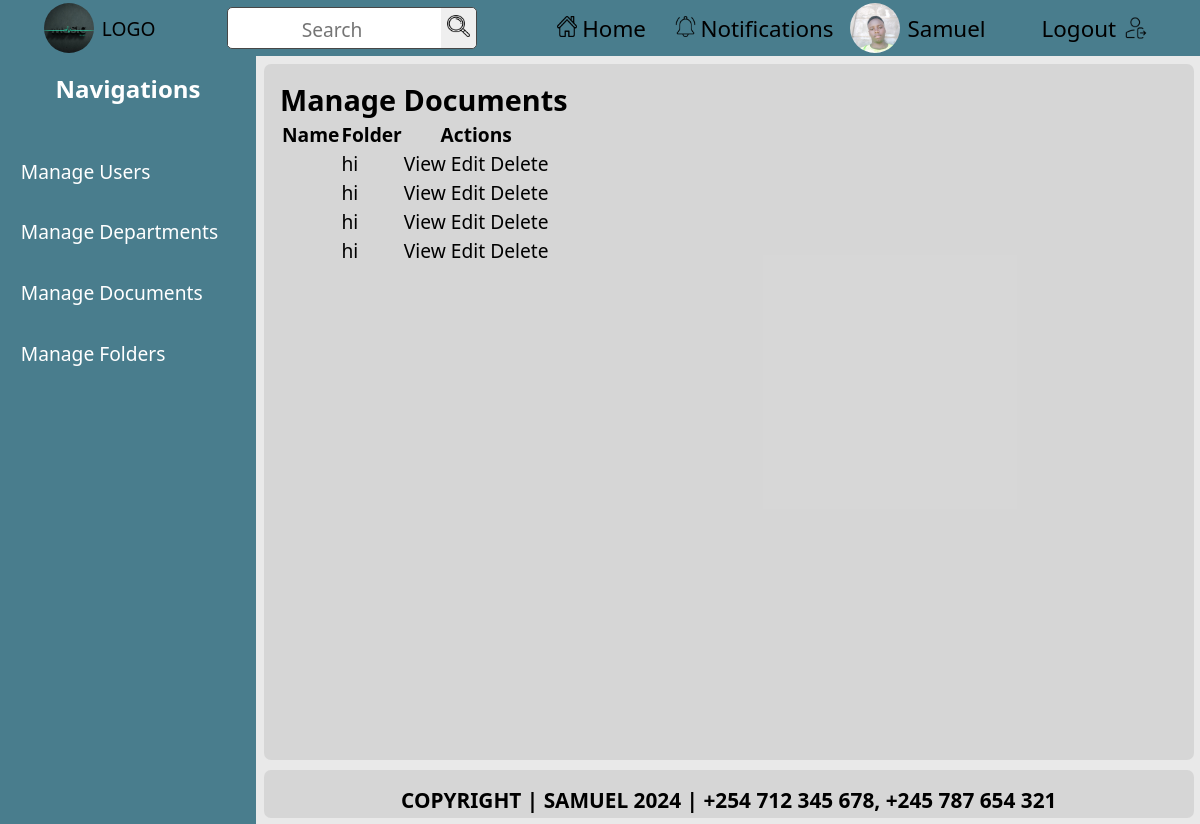
Before: /custom-admin/documents/ (signed in) with the older database file.
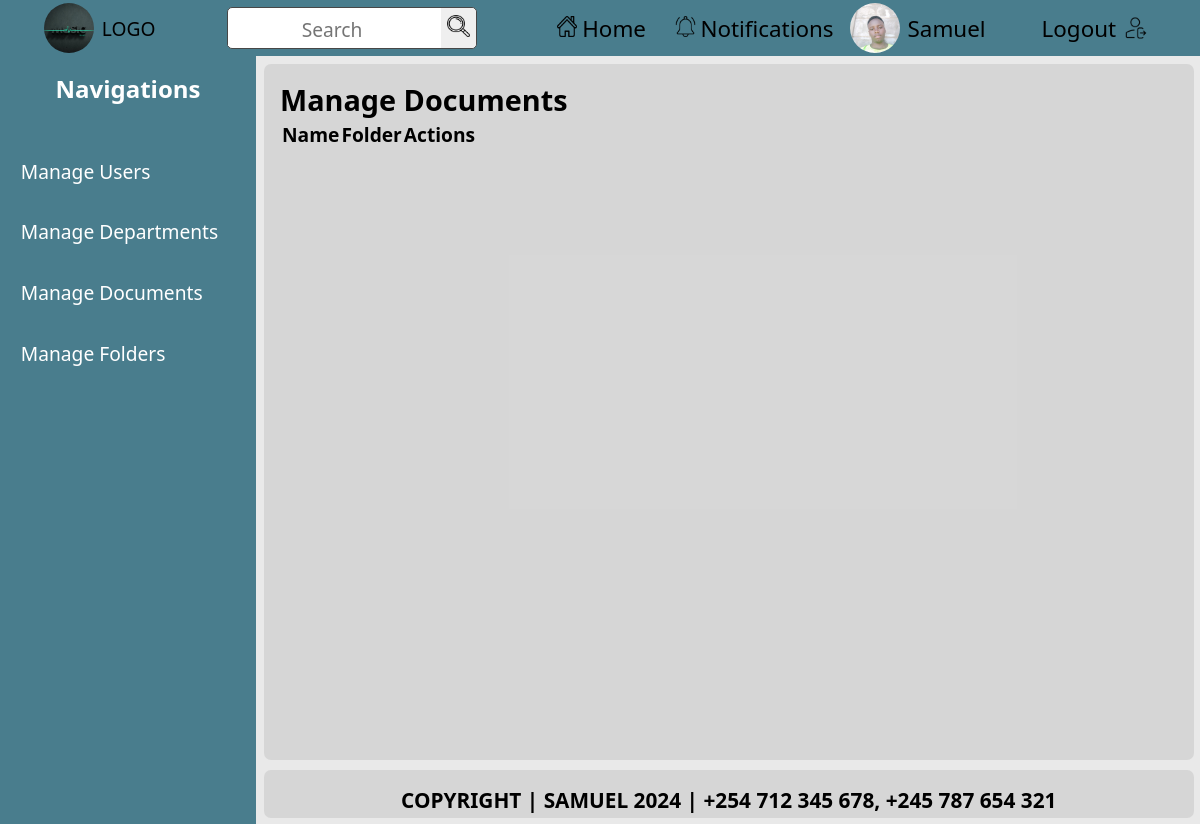
After: the same page with the newer database file.
### documents/models.py (models this page shows, shortened)
class Document(models.Model):
    file_name = models.CharField(max_length=255)
    file_content = models.BinaryField()
    file_extension = models.CharField(max_length=10, default='.pdf')
    folder = models.ForeignKey(
        Folder,
        on_delete=models.CASCADE,
        related_name='documents',
        null=True,
        blank=True
    )
    created_at = models.DateTimeField(auto_now_add=True)
    created_by = models.ForeignKey(
        CustomUser,
        on_delete=models.SET_NULL,
        null=True,
        related_name='documents_created'
    )
    updated_at = models.DateTimeField(auto_now=True)

class Folder(models.Model):
    name = models.CharField(max_length=100)
    department = models.ForeignKey(
        Department,
        on_delete=models.CASCADE,
        related_name='folders'
    )
    created_at = models.DateField(auto_now_add=True)
    created_by = models.ForeignKey(
        CustomUser,
        on_delete=models.SET_NULL,
        null=True,
        related_name='folders_created'
    )
    updated_at = models.DateTimeField(auto_now=True)

### custom_admin_dashboard/views.py (the view)
# urls.py: path('documents/', views.admin_documents, name='admin_documents'),
@login_required
@admin_required(login_url='/login/')
def admin_documents(request):
    documents = Document.objects.all()
    return render(request, 'custom_admin_dashboard/admin_documents.html', {'documents': documents})

### custom_admin_dashboard/views.py (called while the page is built)
def admin_required(login_url=None):
    return user_passes_test(lambda u: u.is_superuser, login_url=login_url)

### documents/context_processors.py (called while the page is built)
def departments_context(request):
    user_department = None
    if request.user.is_authenticated:
        user_department = request.user.department  # Assuming User model has a 'department' field
    return {
        'user_department': user_department
    }

### custom_admin_dashboard/templates/custom_admin_dashboard/admin_documents.html
{% extends 'admin_base.html' %} {% block title %}Manage Documents{% endblock %}
 {% block content %}
<h2>Manage Documents</h2>
<table>
  <thead>
    <tr>
      <th>Name</th>
      <th>Folder</th>
      <th>Actions</th>
    </tr>
  </thead>
  <tbody>
    {% for document in documents %}
    <tr>
      <td>{{ document.name }}</td>
      <td>{{ document.folder.name }}</td>
      <td>
        <a
          href="{% url 'custom_admin_dashboard:admin_view_document_content' document.id %}"
          >View</a
        >
        <a
          href="{% url 'custom_admin_dashboard:admin_edit_document' document.id %}"
          >Edit</a
        >
        <a
          href="{% url 'custom_admin_dashboard:admin_delete_document' document.id %}"
          >Delete</a
        >
      </td>
    </tr>
    {% endfor %}
  </tbody>
</table>
{% endblock %}

Changed rows visible on the page:
removed Document: folder.name "hi"
removed Document: folder.name "hi"
removed Document: folder.name "hi"
removed Document: folder.name "hi"
